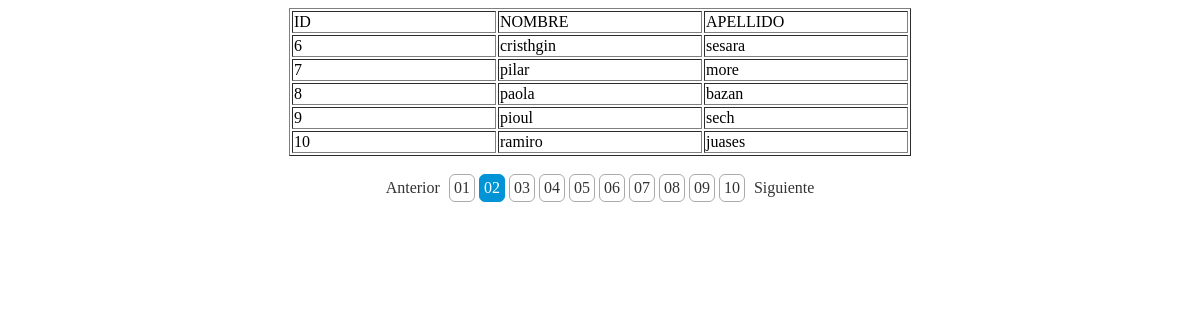
The page /index - copia.php?page=2 on the database its author committed.
### tables this page shows
CREATE TABLE IF NOT EXISTS `registros` (
  `id` int(11) NOT NULL AUTO_INCREMENT,
  `nombre` varchar(23) DEFAULT NULL,
  `apellido` varchar(23) DEFAULT NULL,
  PRIMARY KEY (`id`)
);

### index - copia.php (the view, shortened to what this page needs)
<?php
require_once("libreria/Zebra_Pagination.php");
$con = mysqli_connect("localhost","root","","paginacion") or die("Error en el server".mysqli_error($con));
$query = "SELECT id FROM registros";
$res = $con->query($query);
$num_registros = mysqli_num_rows($res);
$resul_x_pagina = 5;
$paginacion = new Zebra_Pagination();
$paginacion->records($num_registros);
$paginacion->records_per_page($resul_x_pagina);
$consulta = 'SELECT id,nombre,apellido FROM registros LIMIT ' .(($paginacion->get_page() - 1) * $resul_x_pagina). ',' .$resul_x_pagina;
	$result = $con->query($consulta);
?>
<!DOCTYPE html PUBLIC "-//W3C//DTD XHTML 1.0 Transitional//EN" "http://www.w3.org/TR/xhtml1/DTD/xhtml1-transitional.dtd">
<html xmlns="http://www.w3.org/1999/xhtml">
<head>
</head>
<body>
	<table border="1" align="center">
		<tr>
			<td width="200">ID</td>
			<td width="200">NOMBRE</td>
			<td width="200">APELLIDO</td>
		</tr>
        <tr>
        <?php while($row = mysqli_fetch_array($result)){ ?>
			<td><?php echo $row["id"]; ?></td>
			<td><?php echo $row["nombre"]; ?></td>
			<td><?php echo $row["apellido"]; ?></td>
		</tr>
        <?php  } ?>
        </table>
        <br />
</body>
</html>

### rows shown on the page
registros: id "6", nombre "cristhgin", apellido "sesara"
registros: id "7", nombre "pilar", apellido "more"
registros: id "8", nombre "paola", apellido "bazan"
registros: id "9", nombre "pioul", apellido "sech"
registros: id "10", nombre "ramiro", apellido "juases"

### other values the page prints
$this->_properties['previous'] "Anterior"
$this->_properties['next'] "Siguiente"
